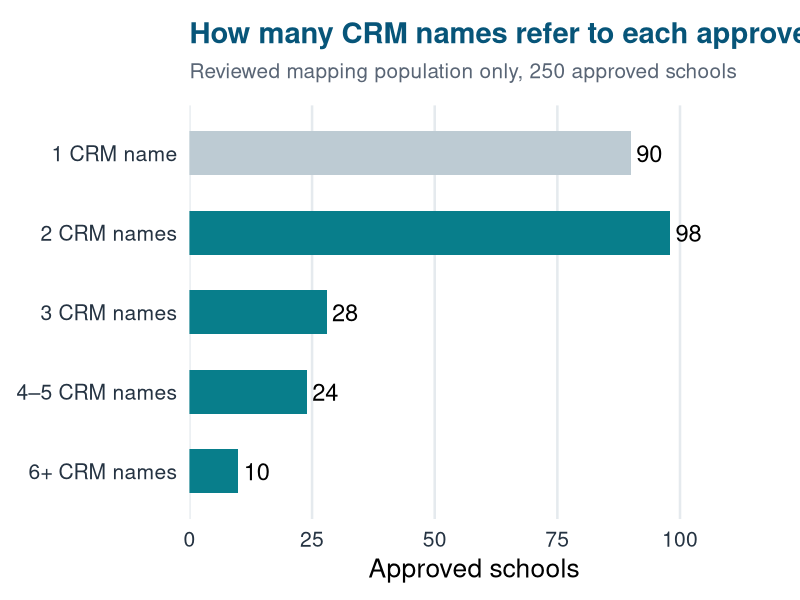
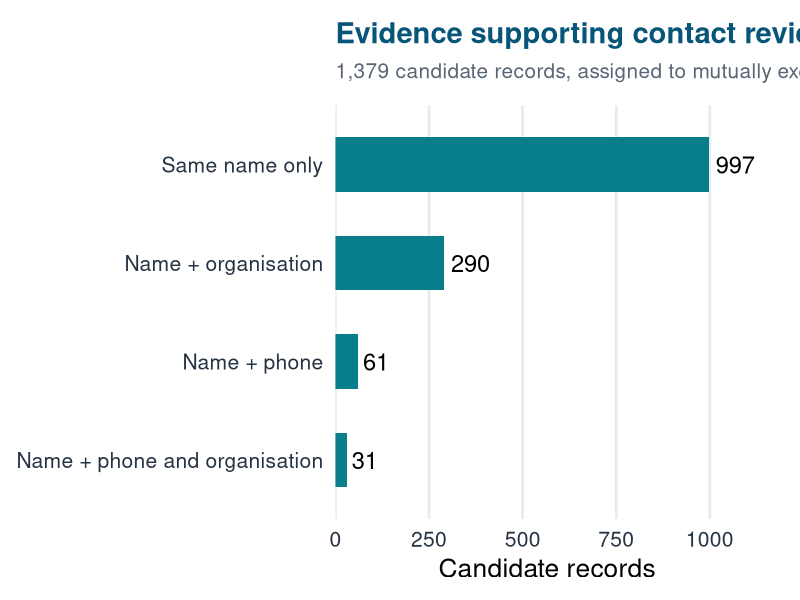
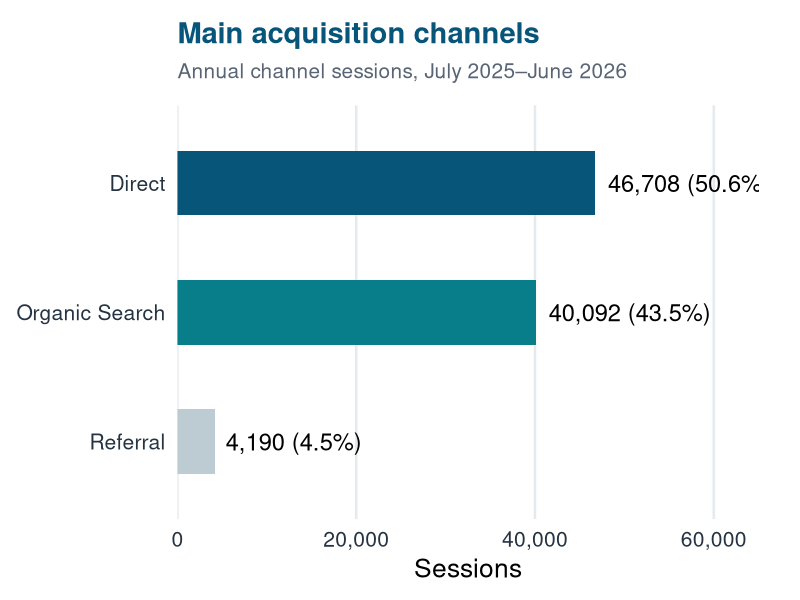
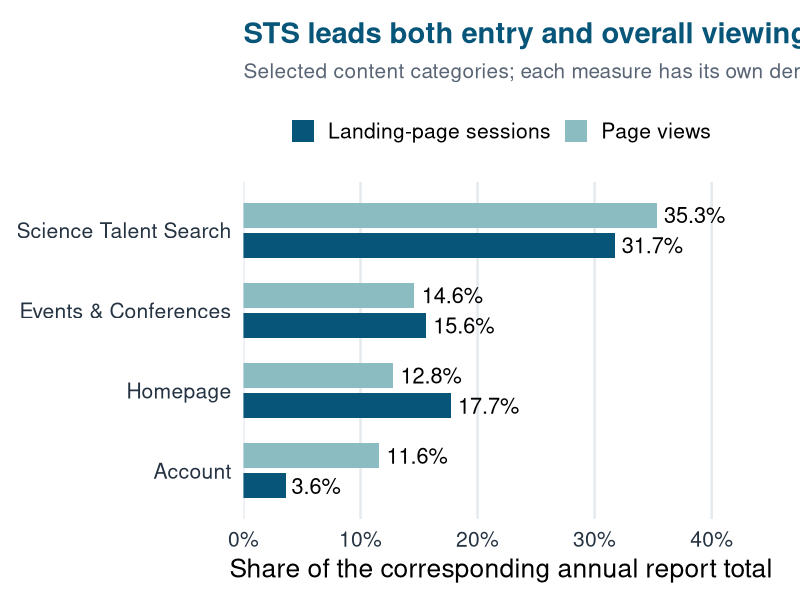
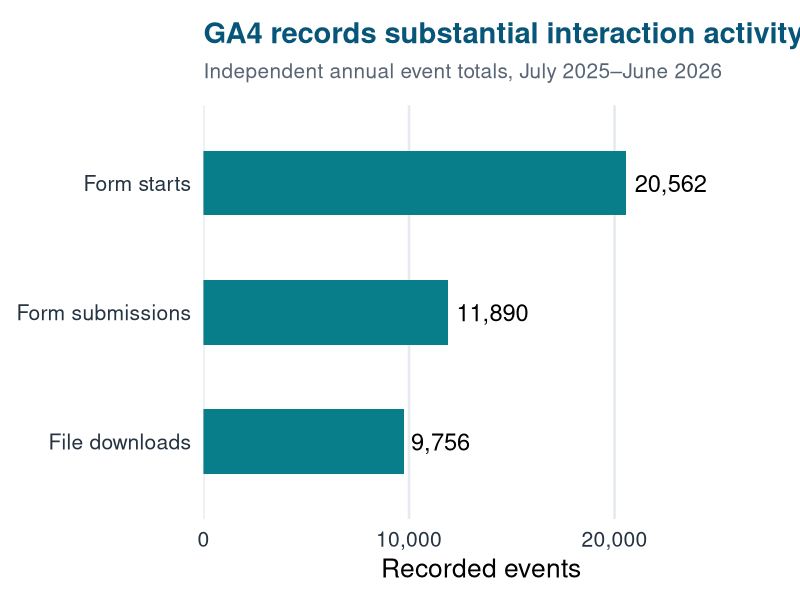

Source code (R) for these figures, in order:
# Run from reports/presentation: Rscript make_figures.R
# Aggregate values transcribed from the approved CRM and GA4 reports.
# No contact-level data or live tracking configuration is read.
library(ggplot2)
dir.create('figures', showWarnings = FALSE)
navy <- '#075579'; teal <- '#087e8b'; grey <- '#bdcbd3'
base <- theme_minimal(base_size=19, base_family='sans') +
  theme(panel.grid.major.y=element_blank(), panel.grid.minor=element_blank(),
        panel.grid.major.x=element_line(colour='#e5eaee'),
        axis.title.y=element_blank(), axis.text=element_text(colour='#253342'),
        plot.title=element_text(face='bold',colour=navy,size=21),
        plot.subtitle=element_text(colour='#596575',size=15,margin=margin(b=16)),
        legend.position='top', legend.title=element_blank(),
        plot.margin=margin(16,30,12,12))
save_plot <- function(name,p,w=9,h=4.8) {
  ggsave(file.path('figures',paste0(name,'.png')),p,width=w,height=h,dpi=180,bg='white')
}
school <- read.csv('figures/school_name_distribution.csv', check.names=FALSE)
order <- c('1 CRM name','2 CRM names','3 CRM names','4–5 CRM names','6+ CRM names')
school$category <- factor(school$category,levels=rev(order))
p <- ggplot(school,aes(organisations,category,fill=category=='1 CRM name'))+
 geom_col(width=.55,show.legend=FALSE)+geom_text(aes(label=organisations),hjust=-.2,size=6)+
 scale_fill_manual(values=c(teal,grey))+
 scale_x_continuous(limits=c(0,116),breaks=c(0,25,50,75,100),expand=c(0,0))+
 labs(title='How many CRM names refer to each approved school?',subtitle='Reviewed mapping population only, 250 approved schools',x='Approved schools')+base
save_plot('school_names',p,w=10,h=4.8)
d <- data.frame(category=factor(c('Same name only','Name + organisation','Name + phone','Name + phone and organisation'),levels=rev(c('Same name only','Name + organisation','Name + phone','Name + phone and organisation'))),n=c(997,290,61,31))
p <- ggplot(d,aes(n,category))+geom_col(fill=teal,width=.55)+geom_text(aes(label=n),hjust=-.18,size=6)+
 scale_x_continuous(limits=c(0,1130),breaks=c(0,250,500,750,1000),expand=c(0,0))+
 labs(title='Evidence supporting contact review',subtitle='1,379 candidate records, assigned to mutually exclusive categories',x='Candidate records')+base
save_plot('contact_review',p,w=10)
d <- data.frame(channel=factor(c('Direct','Organic Search','Referral'),levels=c('Referral','Organic Search','Direct')),sessions=c(46708,40092,4190),share=c(50.6,43.5,4.5))
p <- ggplot(d,aes(sessions,channel,fill=channel))+geom_col(width=.5,show.legend=FALSE)+
 geom_text(aes(label=paste0(format(sessions,big.mark=',',trim=TRUE),' (',share,'%)')),hjust=-.08,size=6)+
 scale_fill_manual(values=c(grey,teal,navy))+
 scale_x_continuous(limits=c(0,65000),breaks=c(0,20000,40000,60000),labels=function(x)format(x,big.mark=',',trim=TRUE),expand=c(0,0))+
 labs(title='Main acquisition channels',subtitle='Annual channel sessions, July 2025–June 2026',x='Sessions')+base
save_plot('channels',p,w=10,h=4.8)
d <- data.frame(category=rep(c('Science Talent Search','Events & Conferences','Homepage','Account'),2),measure=rep(c('Landing-page sessions','Page views'),each=4),pct=c(31.7,15.6,17.7,3.6,35.3,14.6,12.8,11.6))
d$category <- factor(d$category,levels=rev(c('Science Talent Search','Events & Conferences','Homepage','Account')))
p <- ggplot(d,aes(pct,category,fill=measure))+geom_col(position=position_dodge(.75),width=.62)+
 geom_text(aes(label=paste0(pct,'%')),position=position_dodge(.75),hjust=-.12,size=5.5)+
 scale_fill_manual(values=c(navy,'#8abcc2'))+scale_x_continuous(limits=c(0,44),breaks=c(0,10,20,30,40),labels=function(x)paste0(x,'%'),expand=c(0,0))+
 labs(title='STS leads both entry and overall viewing',subtitle='Selected content categories; each measure has its own denominator',x='Share of the corresponding annual report total')+base
save_plot('content',p,w=10,h=5)
d <- data.frame(event=factor(c('Form starts','Form submissions','File downloads'),levels=c('File downloads','Form submissions','Form starts')),n=c(20562,11890,9756))
p <- ggplot(d,aes(n,event))+geom_col(fill=teal,width=.5)+geom_text(aes(label=format(n,big.mark=',',trim=TRUE)),hjust=-.12,size=6)+
 scale_x_continuous(limits=c(0,27000),breaks=c(0,10000,20000),labels=function(x)format(x,big.mark=',',trim=TRUE),expand=c(0,0))+
 labs(title='GA4 records substantial interaction activity',subtitle='Independent annual event totals, July 2025–June 2026',x='Recorded events')+base
save_plot('tracking',p)
